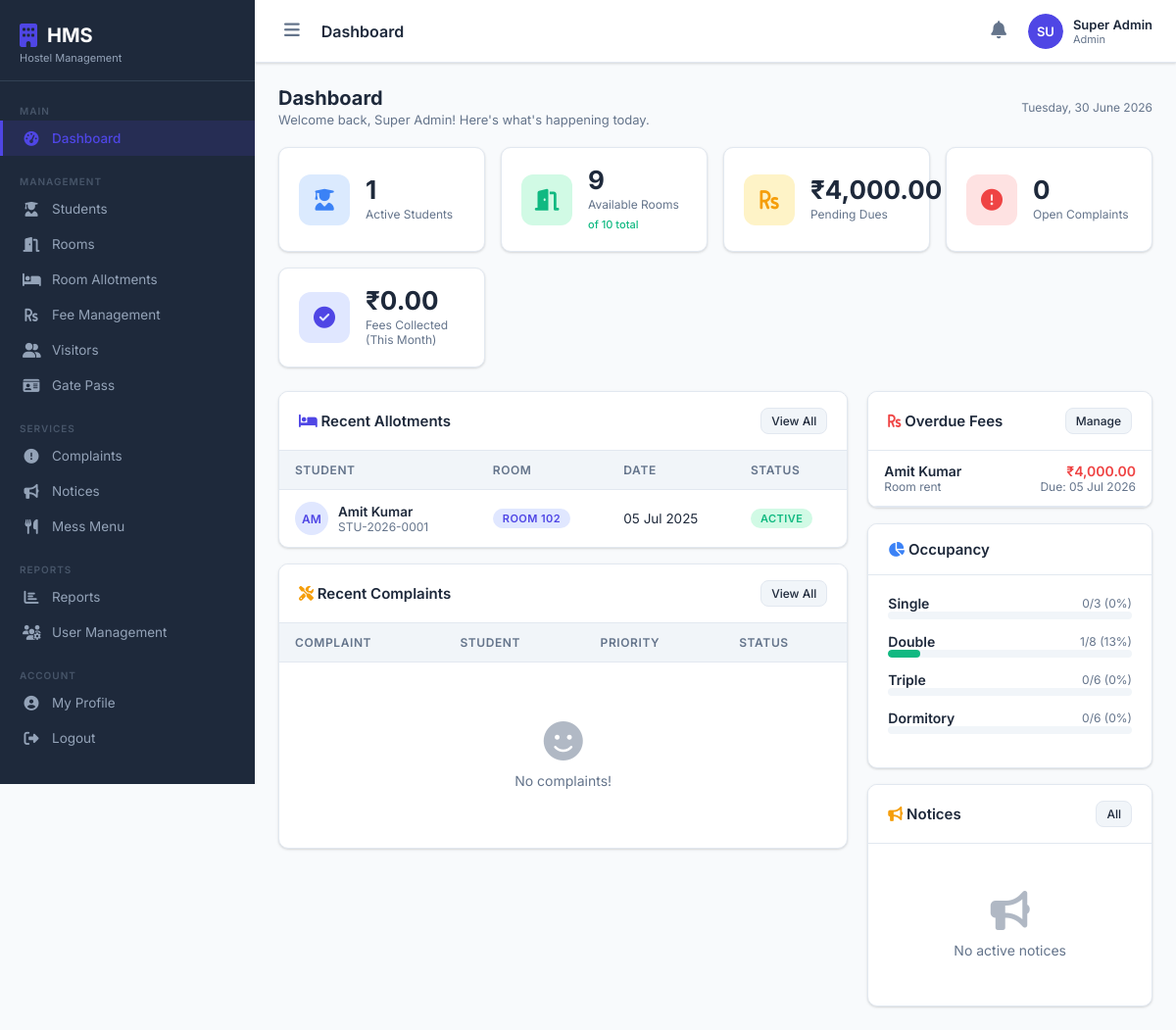
/dashboard.php (signed in), run on the app's committed database.
### tables this page shows
CREATE TABLE room_allotments (
    id INT AUTO_INCREMENT PRIMARY KEY,
    student_id INT NOT NULL,
    room_id INT NOT NULL,
    allotment_date DATE NOT NULL,
    vacating_date DATE,
    status ENUM('active','vacated') DEFAULT 'active',
    allotted_by INT,
    remarks TEXT,
    created_at TIMESTAMP DEFAULT CURRENT_TIMESTAMP,
    FOREIGN KEY (student_id) REFERENCES students(id),
    FOREIGN KEY (room_id) REFERENCES rooms(id),
    FOREIGN KEY (allotted_by) REFERENCES users(id)
);

CREATE TABLE students (
    id INT AUTO_INCREMENT PRIMARY KEY,
    user_id INT NOT NULL,
    student_id VARCHAR(20) UNIQUE NOT NULL,
    name VARCHAR(100) NOT NULL,
    email VARCHAR(100) NOT NULL,
    phone VARCHAR(15),
    dob DATE,
    gender ENUM('male','female','other'),
    address TEXT,
    guardian_name VARCHAR(100),
    guardian_phone VARCHAR(15),
    course VARCHAR(100),
    year_of_study INT,
    admission_date DATE,
    photo VARCHAR(255),
    room_id INT,
    status ENUM('active','inactive','alumni') DEFAULT 'active',
    created_at TIMESTAMP DEFAULT CURRENT_TIMESTAMP,
    FOREIGN KEY (user_id) REFERENCES users(id) ON DELETE CASCADE
);

CREATE TABLE rooms (
    id INT AUTO_INCREMENT PRIMARY KEY,
    room_number VARCHAR(10) UNIQUE NOT NULL,
    floor INT NOT NULL,
    room_type ENUM('single','double','triple','dormitory') NOT NULL,
    capacity INT NOT NULL,
    occupied INT DEFAULT 0,
    monthly_rent DECIMAL(10,2) NOT NULL,
    amenities TEXT,
    status ENUM('available','full','maintenance','reserved') DEFAULT 'available',
    created_at TIMESTAMP DEFAULT CURRENT_TIMESTAMP
);

CREATE TABLE fees (
    id INT AUTO_INCREMENT PRIMARY KEY,
    student_id INT NOT NULL,
    fee_type ENUM('room_rent','mess_fee','maintenance','security_deposit','other') NOT NULL,
    amount DECIMAL(10,2) NOT NULL,
    due_date DATE NOT NULL,
    paid_date DATE,
    paid_amount DECIMAL(10,2) DEFAULT 0,
    payment_method ENUM('cash','online','cheque','upi') DEFAULT 'cash',
    transaction_id VARCHAR(100),
    status ENUM('pending','paid','partial','overdue') DEFAULT 'pending',
    receipt_number VARCHAR(50),
    collected_by INT,
    remarks TEXT,
    month_year VARCHAR(7),
    created_at TIMESTAMP DEFAULT CURRENT_TIMESTAMP,
    FOREIGN KEY (student_id) REFERENCES students(id),
    FOREIGN KEY (collected_by) REFERENCES users(id)
);

### includes/config.php (called while the page is built, shortened)
<?php
function formatDate($date) {
    return $date ? date('d M Y', strtotime($date)) : '-';
}
function formatCurrency($amount) {
    return '₹' . number_format($amount, 2);
}

### dashboard.php (the view, shortened to what this page needs)
<?php
require_once 'includes/config.php';
$db = getDB();
$totalStudents  = $db->query("SELECT COUNT(*) FROM students WHERE status='active'")->fetch_row()[0];
$totalRooms     = $db->query("SELECT COUNT(*) FROM rooms")->fetch_row()[0];
$availableRooms = $db->query("SELECT COUNT(*) FROM rooms WHERE status='available'")->fetch_row()[0];
$pendingFees    = $db->query("SELECT COALESCE(SUM(amount-paid_amount),0) FROM fees WHERE status IN ('pending','partial','overdue')")->fetch_row()[0];
$openComplaints = $db->query("SELECT COUNT(*) FROM complaints WHERE status='open'")->fetch_row()[0];
$collectedFees  = $db->query("SELECT COALESCE(SUM(paid_amount),0) FROM fees WHERE status='paid' AND MONTH(paid_date)=MONTH(NOW())")->fetch_row()[0];
$recentAllotments = $db->query("
    SELECT ra.*, s.name AS student_name, s.student_id AS sid, r.room_number
    FROM room_allotments ra
    JOIN students s ON ra.student_id=s.id
    JOIN rooms r ON ra.room_id=r.id
    WHERE ra.status='active'
    ORDER BY ra.created_at DESC LIMIT 6
")->fetch_all(MYSQLI_ASSOC);
$recentComplaints = $db->query("
    SELECT c.*, s.name AS student_name
    FROM complaints c
    JOIN students s ON c.student_id=s.id
    ORDER BY c.created_at DESC LIMIT 5
")->fetch_all(MYSQLI_ASSOC);
$pendingFeesList = $db->query("
    SELECT f.*, s.name AS student_name, r.room_number
    FROM fees f
    JOIN students s ON f.student_id=s.id
    LEFT JOIN room_allotments ra ON ra.student_id=s.id AND ra.status='active'
    LEFT JOIN rooms r ON r.id=ra.room_id
    WHERE f.status IN ('pending','overdue')
    ORDER BY f.due_date ASC LIMIT 5
")->fetch_all(MYSQLI_ASSOC);
$occupancy = $db->query("
    SELECT room_type, SUM(capacity) AS total_capacity, SUM(occupied) AS total_occupied
    FROM rooms GROUP BY room_type
")->fetch_all(MYSQLI_ASSOC);
$notices = $db->query("
    SELECT n.*, u.name AS posted_by_name
    FROM notices n JOIN users u ON n.posted_by=u.id
    WHERE n.is_active=1 AND (n.expiry_date IS NULL OR n.expiry_date >= CURDATE())
    ORDER BY n.is_urgent DESC, n.created_at DESC LIMIT 4
")->fetch_all(MYSQLI_ASSOC);
require_once 'includes/header.php';
?>
<div class="page-header">
    <div>
        <h2>Dashboard</h2>
        <p>Welcome back, <?= htmlspecialchars($_SESSION['name']) ?>! Here's what's happening today.</p>
    </div>
    <span class="text-muted"><?= date('l, d F Y') ?></span>
</div>
<div class="stats-grid">
    <div class="stat-card">
        <div class="stat-icon blue"><i class="fas fa-user-graduate"></i></div>
        <div class="stat-body">
            <div class="stat-value"><?= $totalStudents ?></div>
            <div class="stat-label">Active Students</div>
        </div>
    </div>
    <div class="stat-card">
        <div class="stat-icon green"><i class="fas fa-door-open"></i></div>
        <div class="stat-body">
            <div class="stat-value"><?= $availableRooms ?></div>
            <div class="stat-label">Available Rooms</div>
            <div class="stat-sub">of <?= $totalRooms ?> total</div>
        </div>
    </div>
    <div class="stat-card">
        <div class="stat-icon yellow"><i class="fas fa-rupee-sign"></i></div>
        <div class="stat-body">
            <div class="stat-value"><?= formatCurrency($pendingFees) ?></div>
            <div class="stat-label">Pending Dues</div>
        </div>
    </div>
    <div class="stat-card">
        <div class="stat-icon red"><i class="fas fa-exclamation-circle"></i></div>
        <div class="stat-body">
            <div class="stat-value"><?= $openComplaints ?></div>
            <div class="stat-label">Open Complaints</div>
        </div>
    </div>
    <div class="stat-card">
        <div class="stat-icon purple"><i class="fas fa-check-circle"></i></div>
        <div class="stat-body">
            <div class="stat-value"><?= formatCurrency($collectedFees) ?></div>
            <div class="stat-label">Fees Collected (This Month)</div>
        </div>
    </div>
</div>
<div class="dashboard-grid">
    <div>
        <div class="card mb-16">
            <div class="card-header">
                <h3><i class="fas fa-bed" style="color:var(--primary)"></i> Recent Allotments</h3>
                <a href="php/allotments.php" class="btn btn-sm btn-light">View All</a>
            </div>
            <div class="table-wrapper">
                <table>
                    <thead><tr>
                        <th>Student</th><th>Room</th><th>Date</th><th>Status</th>
                    </tr></thead>
                    <tbody>
                    <?php foreach ($recentAllotments as $a): ?>
                        <tr>
                            <td>
                                <div class="table-avatar">
                                    <div class="avatar-sm"><?= strtoupper(substr($a['student_name'],0,2)) ?></div>
                                    <div>
                                        <div class="fw-600"><?= htmlspecialchars($a['student_name']) ?></div>
                                        <div class="text-muted"><?= $a['sid'] ?></div>
                                    </div>
                                </div>
                            </td>
                            <td><span class="badge badge-primary">Room <?= $a['room_number'] ?></span></td>
                            <td><?= formatDate($a['allotment_date']) ?></td>
                            <td><span class="badge badge-success">Active</span></td>
                        </tr>
                    <?php endforeach; ?>
                    </tbody>
                </table>
            </div>
        </div>
        <div class="card">
            <div class="card-header">
                <h3><i class="fas fa-tools" style="color:var(--warning)"></i> Recent Complaints</h3>
                <a href="php/complaints.php" class="btn btn-sm btn-light">View All</a>
            </div>
            <div class="table-wrapper">
                <table>
                    <thead><tr><th>Complaint</th><th>Student</th><th>Priority</th><th>Status</th></tr></thead>
                    <tbody>
                    <?php if (empty($recentComplaints)): ?>
                        <tr><td colspan="4"><div class="empty-state"><i class="fas fa-smile"></i><p>No complaints!</p></div></td></tr>
                    <?php endif; ?>
                    </tbody>
                </table>
            </div>
        </div>
    </div>
    <div>
        <div class="card mb-16">
            <div class="card-header">
                <h3><i class="fas fa-rupee-sign" style="color:var(--danger)"></i> Overdue Fees</h3>
                <a href="php/fees.php" class="btn btn-sm btn-light">Manage</a>
            </div>
            <div class="card-body" style="padding:0">
                <?php foreach ($pendingFeesList as $f): ?>
                <div style="padding:12px 16px;border-bottom:1px solid var(--border)">
                    <div class="flex-between">
                        <span class="fw-600"><?= htmlspecialchars($f['student_name']) ?></span>
                        <span style="color:var(--danger);font-weight:600"><?= formatCurrency($f['amount']-$f['paid_amount']) ?></span>
                    </div>
                    <div class="flex-between mt-4">
                        <span class="text-muted"><?= ucfirst(str_replace('_',' ',$f['fee_type'])) ?></span>
                        <span class="text-muted">Due: <?= formatDate($f['due_date']) ?></span>
                    </div>
                </div>
                <?php endforeach; ?>
            </div>
        </div>
        <div class="card mb-16">
            <div class="card-header"><h3><i class="fas fa-chart-pie" style="color:var(--info)"></i> Occupancy</h3></div>
            <div class="card-body">
                <?php foreach ($occupancy as $o):
                    $pct = $o['total_capacity'] > 0 ? round(($o['total_occupied']/$o['total_capacity'])*100) : 0;
                    $color = $pct >= 90 ? 'red' : ($pct >= 70 ? 'yellow' : 'green');
                ?>
                <div style="margin-bottom:14px">
                    <div class="flex-between mb-8">
                        <span class="fw-600"><?= ucfirst($o['room_type']) ?></span>
                        <span class="text-muted"><?= $o['total_occupied'] ?>/<?= $o['total_capacity'] ?> (<?= $pct ?>%)</span>
                    </div>
                    <div class="progress-bar">
                        <div class="progress-fill <?= $color ?>" style="width:<?= $pct ?>%"></div>
                    </div>
                </div>
                <?php endforeach; ?>
            </div>
        </div>
        <div class="card">
            <div class="card-header">
                <h3><i class="fas fa-bullhorn" style="color:var(--warning)"></i> Notices</h3>
                <a href="php/notices.php" class="btn btn-sm btn-light">All</a>
            </div>
            <div class="card-body" style="padding:0">
                <?php if (empty($notices)): ?>
                    <div class="empty-state"><i class="fas fa-bullhorn"></i><p>No active notices</p></div>
                <?php endif; ?>
            </div>
        </div>
    </div>
</div>
<?php require_once 'includes/footer.php'; ?>

### data on the page
room_allotments: student.name "AM", student.name "Amit Kumar", student.student_id "STU-2026-0001", room.room_number "102", allotment_date "05 Jul 2025"
fees: student.name "Amit Kumar", formatCurrency($f['amount']-$f['paid_amount']) "₹4,000.00", fee_type "Room rent", due_date "05 Jul 2026"

### other printed values
$pageTitle "Dashboard"
substr($_SESSION['name'], 0, 2) "SU"
$_SESSION['name'] "Super Admin"
$_SESSION['role'] "Admin"
$totalStudents "1"
$availableRooms "9"
$totalRooms "10"
formatCurrency($pendingFees) "₹4,000.00"
$openComplaints "0"
formatCurrency($collectedFees) "₹0.00"
$o['room_type'] "Single"
$o['total_occupied'] "0"
$o['total_capacity'] "3"
$pct "0"
$o['room_type'] "Double"
